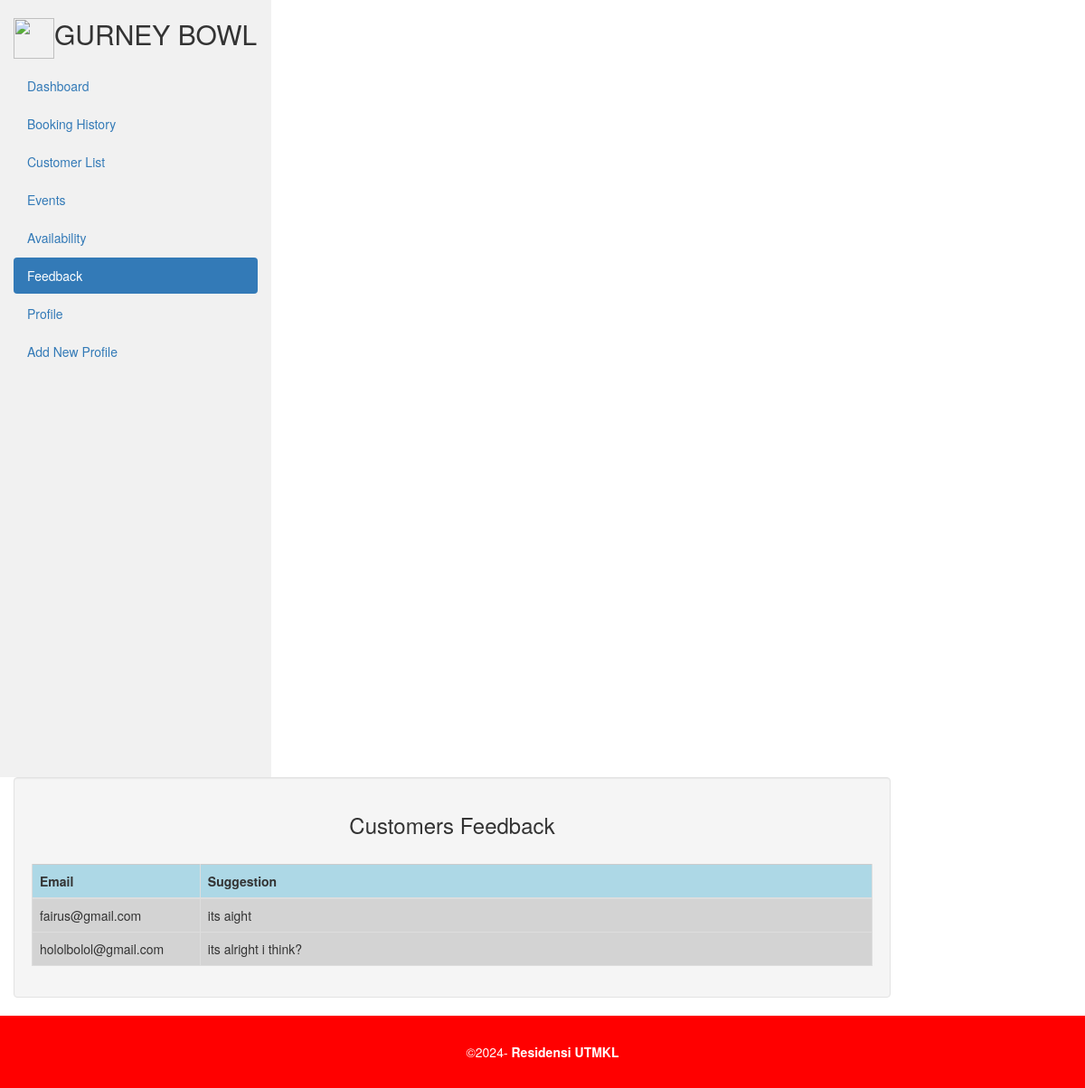
The app's page /Adfeedback.php with its own data.
### tables this page shows
CREATE TABLE `feedback` (
  `FeedbackID` int(11) NOT NULL,
  `Email` varchar(255) NOT NULL,
  `Suggestion` varchar(255) NOT NULL
);

### Adfeedback.php (the view, shortened to what this page needs)
<?php
$sname= "localhost";
$unmae= "root";
$password = "";
$db_name = "accounts";
$conn = mysqli_connect($sname, $unmae, $password, $db_name);
$query = "SELECT FeedbackID, Email, Suggestion FROM feedback";
$result = mysqli_query($conn, $query);
?>
<!DOCTYPE html>
<html lang="en">
<head>
  <link rel="stylesheet" href="css/adstyle.css" type="text/css">
  <link rel="stylesheet" href="https://maxcdn.bootstrapcdn.com/bootstrap/3.4.1/css/bootstrap.min.css">
</head>
<body>
<div class="container-fluid">
  <div class="row content">
    <div class="col-sm-3 sidenav hidden-xs" id="wuttheside">
      <h2><a href="AdminDashboard.php"><img src="css/adminpages/ADsignIn/images/gbbslogo.png" style="width:45px; height: 45px;"
        ></a>GURNEY BOWL</h2>
      <ul class="nav nav-pills nav-stacked">
        <li><a href="AdminDashboard.php">Dashboard</a></li>
        <li><a href="AdminBookingHistory.html">Booking History</a></li>
        <li><a href="#">Customer List</a></li>
        <li><a href="#section4">Events</a></li>
        <li><a href="#section5">Availability</a></li>
        <li class="active"><a href="Adfeedback.php">Feedback</a></li>
        <li><a href="AdminProfile.php">Profile</a></li>
        <li><a href="ADDAd.php">Add New Profile</a></li>
      </ul><br>
    </div>
    <br>
    <div class="col-sm-10">
      <div class="row">
        <div class="col-sm-10" style="width:100%;">
          <div class="well">
            <h3 style="text-align:center;">Customers Feedback</h3>
            <br>
            <table class="feedback-box table">
                        <thead>
                            <tr>
                                <th class="email-column">Email</th>
                                <th>Suggestion</th>
                            </tr>
                        </thead>
                        <tbody>
                            <?php
                            if ($result && mysqli_num_rows($result) > 0) {
                                while ($row = mysqli_fetch_assoc($result)) {
                                    echo "<tr>";
                                    echo "<td>" . htmlspecialchars($row['Email']) . "</td>";
                                    echo "<td>" . htmlspecialchars($row['Suggestion']) . "</td>";
                                    echo "</tr>";
                                }
                            } else {
                                echo "<tr><td colspan='3'>No feedback available</td></tr>";
                            }
                            ?>
                        </tbody>
                    </table>
            </div>
            </div>
        </div>
      </div>
    </div>
  </div>
<footer class="footercopy">
  <div class="copyright">&copy;2024- <strong>Residensi UTMKL</strong></div>
</footer>
</body>
</html>

### css/adstyle.css (style rules this page uses)
.row.content { height: 860px; }
.sidenav { background-color: #f1f1f1; height: 100%; }
.footercopy { height: 50%; width: 100%; margin-bottom: 0px; padding-top: 30px; padding-bottom: 30px; text-align: center; color: white; background-color: red; display: inline-block; }
.table { text-align: center; }
#wuttheside { width: 300px; }

### Adfeedback.php (style rules this page uses)
.feedback-box { border: 1px solid #ccc; padding: 10px; margin-bottom: 15px; border-radius: 5px; background-color: #f9f9f9; }
.feedback-box th, .feedback-box td { border: 1px solid #ddd; padding: 8px; text-align: left; }
.feedback-box th { background-color: lightblue; }
.feedback-box tr { background-color: lightgrey; }
.email-column { width: 20%; }

### records on screen
feedback: Email "fairus@gmail.com", Suggestion "its aight"
feedback: Email "hololbolol@gmail.com", Suggestion "its alright i think?"
